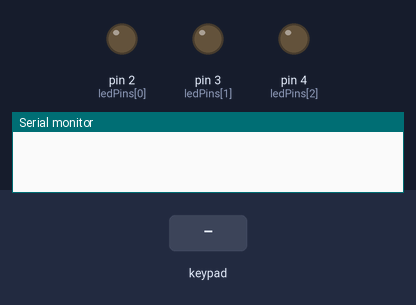
Bench run of a sketch on a simulated Arduino Uno, built with avr-gcc and run on an emulated ATmega328P. On the bench: output pins drawn as LEDs (lit = HIGH), the last lines printed to the serial monitor. The test bench sets the inputs (shaded band).

Above: at 1.2 s.
1.3 s: keypad keys 1 2 1 1 1 0 9 pressed 0.4 s apart
At 3.9 s:
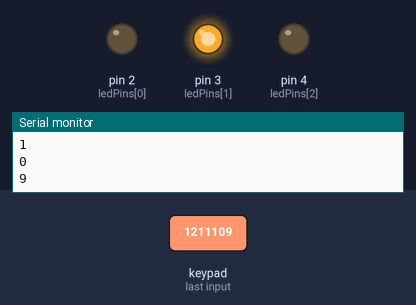
5.6 s: key '3' pressed
At 6.0 s:
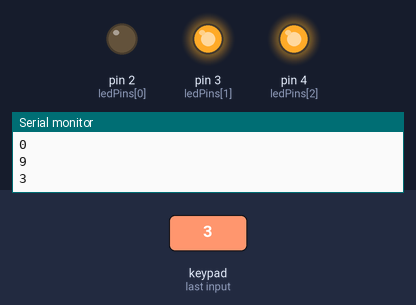
7.1 s: keypad keys 2 3 4 # pressed 0.4 s apart
At 7.3 s:
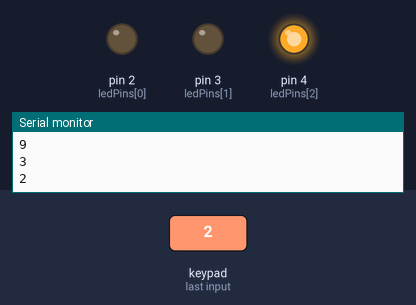
10.2 s: keypad keys 1 3 9 * pressed 0.4 s apart
At 11.0 s:
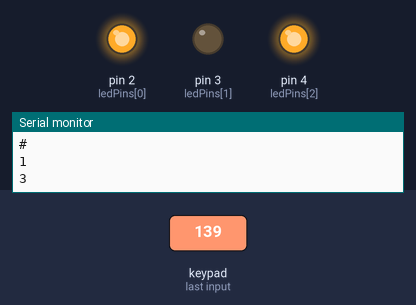
13.3 s: keypad keys 2 3 4 A pressed 0.4 s apart
At 14.7 s:
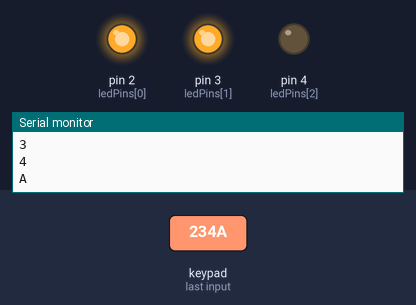
Timing chart, 0 to 16.3 s (numbered marks = the images above; inputs shaded):
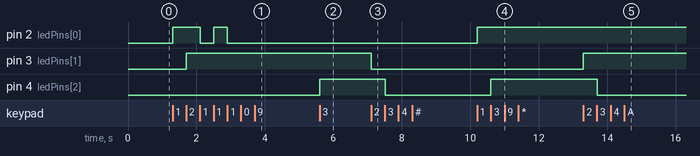

Measured:
- after the input at 1.3 s, pin 2 (ledPins[0]): LOW → HIGH at once, → LOW 0.80 s later, → HIGH 0.40 s later, → LOW 0.39 s later; pin 3 (ledPins[1]): LOW → HIGH after 0.40 s
- after the input at 5.6 s, pin 4 (ledPins[2]): LOW → HIGH at once
- after the input at 7.1 s, pin 3 (ledPins[1]): HIGH → LOW at once; pin 4 (ledPins[2]): HIGH → LOW after 0.41 s
- after the input at 10.2 s, pin 2 (ledPins[0]): LOW → HIGH at once; pin 4 (ledPins[2]): LOW → HIGH after 0.40 s
- after the input at 13.3 s, pin 3 (ledPins[1]): LOW → HIGH at once; pin 4 (ledPins[2]): HIGH → LOW after 0.41 s

The sketch:

MultipleButtonsPress.ino
```cpp
//made using tutorial at https://playground.arduino.cc/Main/KeypadTutorial/
//utilizes Keypad.h library https://playground.arduino.cc/Code/Keypad/
//lights LED when certain buttons are pressed

#include <Keypad.h>

int ledPins[] = {2,3,4};//LED pins
bool ledPinsState[] = {false, false, false}; //current LED states

const byte ROWS = 4; // four rows
const byte COLS = 4; // four columns

// Map the buttons to an array for the Keymap instance
char hexaKeys[ROWS][COLS] = {
  {'1', '2', '3', 'A'},
  {'4', '5', '6', 'B'},
  {'7', '8', '9', 'C'},
  {'*', '0', '#', 'D'}
};

byte colPins[ROWS] = {8, 7, 6, 5}; // Pins used for the rows of the keypad
byte rowPins[COLS] = {12,11,10,9}; // Pins used for the columns of the keypad

// Initialise the Keypad
Keypad customKeypad = Keypad(makeKeymap(hexaKeys), rowPins, colPins, ROWS, COLS);

void setup() {
  for(int i=0;i<3;i++)
  {
    pinMode(ledPins[i], OUTPUT);
  }
  Serial.begin(9600);   // Initialise the serial monitor
}

void loop() {
  // Read the pushed button
  char button = customKeypad.getKey();

  if (button) {
    Serial.println(button);
  }

  switch(button) {
    case '1':
      ledPinsState[0] = !ledPinsState[0];
      digitalWrite(ledPins[0], ledPinsState[0]);
      break;
    case '2':
      ledPinsState[1] = !ledPinsState[1];
      digitalWrite(ledPins[1], ledPinsState[1]);
      break;
    case '3':
      ledPinsState[2] = !ledPinsState[2];
      digitalWrite(ledPins[2], ledPinsState[2]);
      break;
  }
}
```
